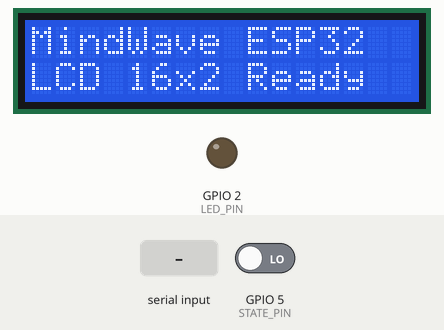
Recording of a sketch running on a simulated ESP32. Shown: 16×2 character LCD, output pins drawn as LEDs (lit = HIGH). The inputs (shaded band) are chosen by the test bench; at power-on: GPIO 5 (STATE_PIN) LOW. What the sketch prints to the serial monitor is not drawn.

Above: at 0.1 s.
At 5.6 s:
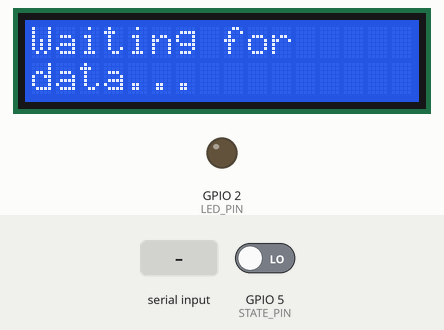
5.7 s: "1" received over the second serial link
At 6.7 s:
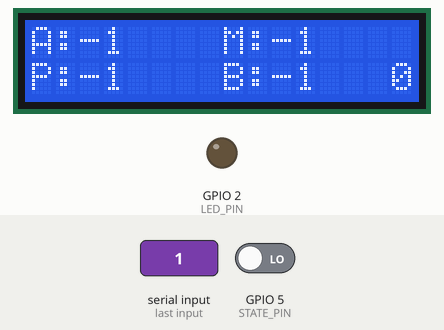
Timing chart, 0 to 8.7 s (numbered marks = the images above; inputs shaded):
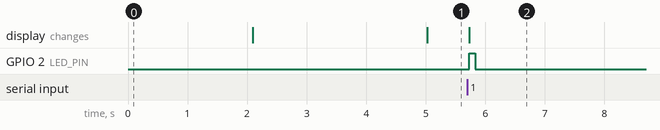

The sketch:

mindway_mobile.ino
```cpp
// /*
//   ESP32 - MindWave Mobile 2 via HC-05 (UART2)

//   Mô tả:
//   - HC-05 kết nối với MindWave Mobile 2 (Bluetooth-to-Serial bridge).
//   - HC-05 TX -> ESP32 RX2 (GPIO 16 by default) ; HC-05 RX -> ESP32 TX2 (GPIO 17)
//   - Chương trình này đọc dữ liệu ThinkGear từ Serial2 (UART2), phân tích các gói
//     và in các trường chính lên Serial (USB) để xem trên Serial Monitor.

//   Lưu ý về chân UART2 (theo mặc định trên ESP32 Arduino):
//     - RX2 (U2RXD): GPIO16
//     - TX2 (U2TXD): GPIO17

//   Nếu bạn đã nối HC-05 tới chân khác, hãy chỉnh các tham số trong Serial2.begin.
// */

// #include <Arduino.h>

// // UART2 pins (thay đổi nếu bạn dùng chân khác)
// const int RX2_PIN = 16; // HC-05 TX -> ESP32 RX2
// const int TX2_PIN = 17; // HC-05 RX <- ESP32 TX2
// const int STATE_PIN = 5; // HC-05 STATE pin (nếu dùng, để kiểm tra kết nối Bluetooth)

// // Biến lưu trữ các chỉ số ThinkGear
// int poorSignal = -1;
// int attention = -1;
// int meditation = -1;
// int blink = -1;

// // Hàm phân tích ThinkGear từng byte (robust):
// // - Buffer toàn bộ payload, kiểm tra checksum (sum of payload bytes only).
// // - Sau khi checksum hợp lệ, duyệt payload theo phần tử: xử lý ExCode (0x55),
// //   các data code 1-byte (ví dụ 0x02,0x04,0x05,0x16) và các data code multi-byte
// //   (theo chuẩn ThinkGear: mã dài có 1 byte length tiếp theo).
// void parseThinkGearByte(uint8_t b) {
//   const int MAX_PAYLOAD = 170;
//   static int state = 0;
//   static uint8_t payload[MAX_PAYLOAD];
//   static int payload_length = 0;
//   static int payload_pos = 0;
//   static int checksum_acc = 0;

//   switch (state) {
//     case 0: // chờ 0xAA
//       if (b == 0xAA) state = 1;
//       break;
//     case 1: // chờ 2nd 0xAA
//       if (b == 0xAA) {
//         state = 2;
//       } else {
//         state = 0;
//       }
//       break;
//     case 2: // payload length
//       payload_length = b;
//       if (payload_length > 0 && payload_length <= MAX_PAYLOAD) {
//         payload_pos = 0;
//         checksum_acc = 0;
//         state = 3;
//       } else {
//         // invalid length, reset
//         state = 0;
//       }
//       break;
//     case 3: // nhận payload bytes
//       if (payload_pos < payload_length) {
//         payload[payload_pos++] = b;
//         checksum_acc += b; // sum only payload bytes
//         if (payload_pos >= payload_length) {
//           state = 4; // next byte will be checksum
//         }
//       } else {
//         // overflow or unexpected, reset
//         state = 0;
//       }
//       break;
//     case 4: // checksum byte
//       {
//         uint8_t calc = (uint8_t)(~checksum_acc & 0xFF);
//         if (b == calc) {
//           // checksum OK -> parse payload buffer
//           int i = 0;
//           while (i < payload_length) {
//             // handle ExCode chain
//             while (i < payload_length && payload[i] == 0x55) {
//               i++; // skip excode bytes
//             }
//             if (i >= payload_length) break;

//             uint8_t code = payload[i++];

//             // Single-byte value codes
//             if (code == 0x02 && i < payload_length) { // PoorSignal
//               poorSignal = payload[i++];
//             } else if (code == 0x04 && i < payload_length) { // Attention
//               attention = payload[i++];
//             } else if (code == 0x05 && i < payload_length) { // Meditation
//               meditation = payload[i++];
//             } else if (code == 0x16 && i < payload_length) { // Blink
//               blink = payload[i++];
//             } else {
//               // Multi-byte codes: next byte is length, then length bytes of data
//               if (i < payload_length) {
//                 uint8_t len = payload[i++];
//                 // skip len bytes (or process if needed)
//                 i += len;
//               } else {
//                 // malformed -> break
//                 break;
//               }
//             }
//           }
//         } else {
//           // checksum failed - ignore payload
//           //Serial.println("Checksum failed");
//         }
//         // reset state for next packet
//         state = 0;
//       }
//       break;
//   }
// }

// void setup() {
//   Serial.begin(115200);
//   pinMode(STATE_PIN, INPUT); // nếu dùng STATE pin để kiểm tra kết nối Bluetooth
//   while (!Serial) { delay(10); }
//   Serial.println("ESP32 MindWave via HC-05 (UART2) - Starting...");

//   // Khởi tạo Serial2 cho UART2 với baud mặc định của HC-05 (thường 9600 hoặc 57600)
//   // MindWave qua HC-05 thường chạy 57600, nhưng HC-05 mặc định là 9600.
//   // Chỉnh theo cấu hình HC-05 của bạn. Nếu không chắc, thử 9600 trước.
//   const unsigned long hc05Baud = 57600; // nếu HC-05 được set để nối với MindWave ở 57600
//   Serial2.begin(hc05Baud, SERIAL_8N1, RX2_PIN, TX2_PIN);

//   Serial.print("Serial2 begun at "); Serial.println(hc05Baud);
//   Serial.println("Waiting for data from MindWave (via HC-05)...");
//   pinMode(2, OUTPUT);
// }

// unsigned long lastPrint = 0;

// void loop() {
//   // while (Serial2.available()) {
//   //   uint8_t b = (uint8_t)Serial2.read();
//   //   parseThinkGearByte(b);
//   // }
//   // if( digitalRead(STATE_PIN) != HIGH) {
//   //   poorSignal = -1;
//   //   attention = -1;
//   //   meditation = -1;
//   //   blink = -1;
//   //   // HC-05 not connect
//   // }
//   // In các chỉ số lên Serial mỗi 1 giây
//   if (millis() - lastPrint > 500) {
//     poorSignal = random(0, 100); // Giả lập dữ liệu cho ví dụ
//     attention = random(0, 100);
//     meditation = random(0, 100);
//     blink = random(0, 1);
//     Serial.print(poorSignal); Serial.print(", ");
//     Serial.print(attention); Serial.print(", ");
//     Serial.print(meditation); Serial.print(", ");
//     Serial.println(blink);
//     digitalWrite(2, !digitalRead(2)); // Đảo LED để thấy hoạt động
//     lastPrint = millis();
//   }
// }


/*
  ESP32 - MindWave Mobile 2 via HC-05 (UART2)
  + Hiển thị lên LCD 16x2 I2C
*/

#include <Arduino.h>
#include <LiquidCrystal_I2C.h>

// ==== LCD I2C 16x2 ====
LiquidCrystal_I2C lcd(0x27, 16, 2);
// Nếu không hiện → đổi sang: LiquidCrystal_I2C lcd(0x3F, 16, 2);

// UART2 pins
const int RX2_PIN = 16;
const int TX2_PIN = 17;
const int STATE_PIN = 5;
const int LED_PIN = 2;
// ThinkGear values
int poorSignal = -1;
int attention = -1;
int meditation = -1;
int blink = -1;
byte stateBluetooth = 0;

bool ledActive = false;          // LED có đang sáng hay không
unsigned long ledStartTime = 0;  // Thời điểm bật LED

void parseThinkGearByte(uint8_t b) {
  const int MAX_PAYLOAD = 170;
  static int state = 0;
  static uint8_t payload[MAX_PAYLOAD];
  static int payload_length = 0;
  static int payload_pos = 0;
  static int checksum_acc = 0;

  switch (state) {
    case 0:
      if (b == 0xAA) state = 1;
      break;

    case 1:
      if (b == 0xAA) state = 2;
      else state = 0;
      break;

    case 2:
      payload_length = b;
      if (payload_length > 0 && payload_length <= MAX_PAYLOAD) {
        payload_pos = 0;
        checksum_acc = 0;
        state = 3;
      } else state = 0;
      break;

    case 3:
      if (payload_pos < payload_length) {
        payload[payload_pos++] = b;
        checksum_acc += b;
        if (payload_pos >= payload_length) state = 4;
      } else state = 0;
      break;

    case 4:
      {
        uint8_t calc = (uint8_t)(~checksum_acc & 0xFF);
        if (b == calc) {
          int i = 0;
          while (i < payload_length) {
            while (i < payload_length && payload[i] == 0x55) i++;

            if (i >= payload_length) break;
            uint8_t code = payload[i++];

            if (code == 0x02 && i < payload_length)
              poorSignal = payload[i++];
            else if (code == 0x04 && i < payload_length)
              attention = payload[i++];
            else if (code == 0x05 && i < payload_length)
              meditation = payload[i++];
            else if (code == 0x16 && i < payload_length)
              blink = payload[i++];
            else {
              if (i < payload_length) {
                uint8_t len = payload[i++];
                i += len;
              } else break;
            }
          }
        }
        state = 0;
      }
      break;
  }
}

// ==== HIỂN THỊ LÊN LCD 16x2 ====
void displayOnLCD() {
  //lcd.clear();
  lcd.setCursor(0, 0);
  lcd.print("A:");
  lcd.print(attention);
  lcd.print("   ");
  lcd.setCursor(7, 0);
  lcd.print(" M:");
  lcd.print(meditation);
  lcd.print("   ");

  lcd.setCursor(0, 1);
  lcd.print("P:");
  lcd.print(poorSignal);
  lcd.print("   ");
  lcd.setCursor(7, 1);
  lcd.print(" B:");
  lcd.print(blink);
  lcd.print("   ");
  lcd.setCursor(15, 1);
  lcd.print(stateBluetooth);

}

unsigned long lastPrint = 0;

void updateLedPulse() {
  if (ledActive && (millis() - ledStartTime >= 100)) {
    digitalWrite(LED_PIN, LOW);
    ledActive = false;
  }
}
void triggerLedPulse() {
  digitalWrite(LED_PIN, HIGH);
  ledActive = true;
  ledStartTime = millis();
}

void setup() {
  Serial.begin(115200);
  pinMode(STATE_PIN, INPUT);
  pinMode(2, OUTPUT);

  // ==== LCD init ====
  lcd.begin();
  lcd.backlight();
  lcd.clear();
  lcd.setCursor(0, 0);
  lcd.print("MindWave ESP32");
  lcd.setCursor(0, 1);
  lcd.print("LCD 16x2 Ready");
  delay(2000);
  lcd.clear();
  // ==== UART2 init ====
  const unsigned long hc05Baud = 57600;
  Serial2.begin(hc05Baud, SERIAL_8N1, RX2_PIN, TX2_PIN);
  Serial.println("LCD + UART ready.");
}
bool sendData = false;
void loop() {
  stateBluetooth = digitalRead(STATE_PIN);
  // Nếu dùng dữ liệu thật:
  while (Serial2.available()) {
    parseThinkGearByte(Serial2.read());
    sendData = true;
  }
  updateLedPulse();
  if (sendData == true && millis() - lastPrint > 500) {
    // poorSignal = random(0, 100);
    // attention  = random(0, 100);
    // meditation = random(0, 100);
    // blink      = random(0, 2);

// Dùng snprintf để định dạng chuỗi nhanh hơn
    char logBuffer[50];
    snprintf(logBuffer, 50, "%d,%d,%d,%d",
             poorSignal, attention, meditation, blink);

    Serial.println(logBuffer);

    displayOnLCD();  // <-- hiển thị lên LCD

    triggerLedPulse(); // Bật LED nhấp nháy
    sendData = false;
    lastPrint = millis();
  }
  else if (millis() - lastPrint > 5000) {
    // Nếu không có dữ liệu trong 5 giây, hiển thị trạng thái chờ
    lcd.clear();
    lcd.setCursor(0, 0);
    lcd.print("Waiting for");
    lcd.setCursor(0, 1);
    lcd.print("data...");
    lastPrint = millis();
  }
}
```

Measured:
- after the input at 5.7 s, GPIO 2 (LED_PIN): LOW → HIGH at once, → LOW 0.10 s later; the display: changes at once (image 2)
